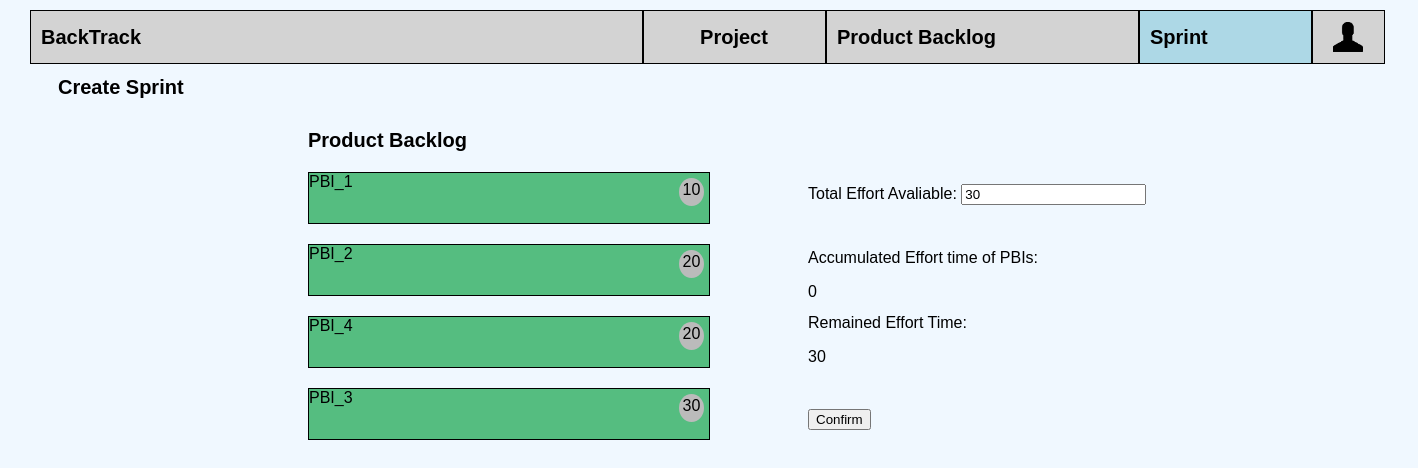
The page /sprints/createsprint on the database as committed earlier.
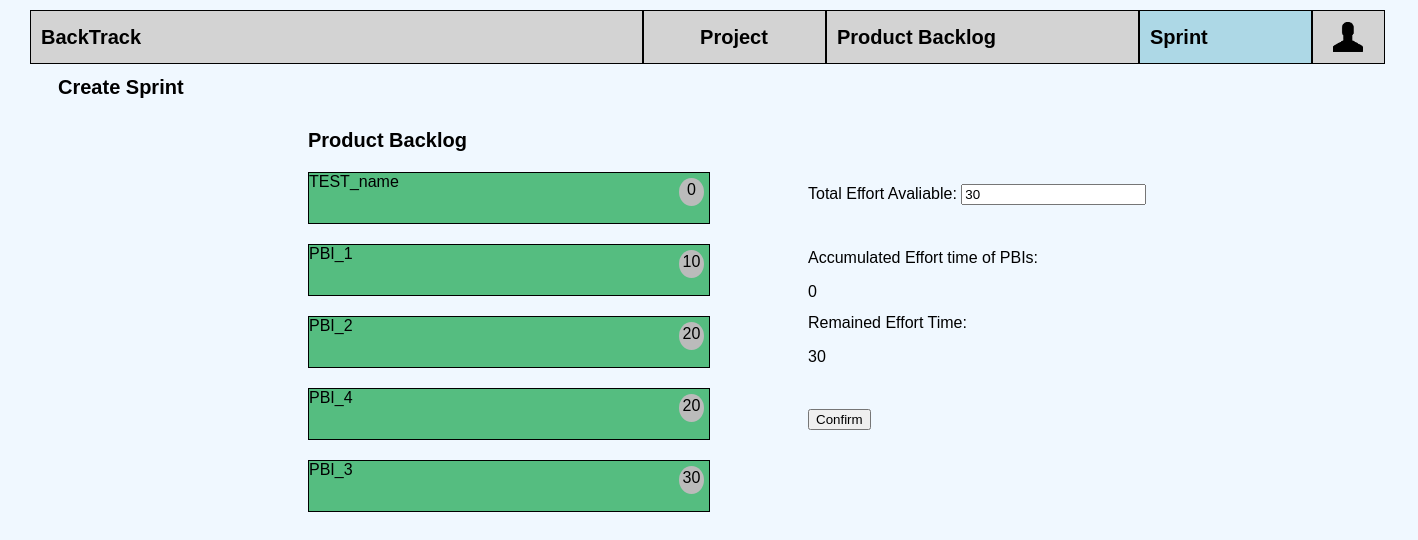
The same page on the database as committed later.
### sprints/models.py (models this page shows, shortened)
class PBI(models.Model):
    project = models.ForeignKey(Project, on_delete=models.CASCADE, null=True, blank=True)
    description = models.CharField(max_length=200)
    id = models.AutoField(primary_key=True)
    STATUS = (('NS', 'Not started'), ('IP', 'In progress'), ('C', 'Complete'), ('NF', 'Not Finished'))
    status = models.CharField(max_length=10, choices=STATUS, default='NS')
    sprint = models.ForeignKey(SprintBacklog, null=True, on_delete=models.SET_NULL, blank=True)
    estimated_efforts = models.IntegerField(null=True)
    remainStory = models.IntegerField(null=True, default=10)
    priority=models.IntegerField(default=0)
    objects = models.Manager()
    remaining_efforts=models.IntegerField(null=True)
    cumulative_storypoint=models.IntegerField(null=True, default=0, blank=True)
    class Meta:
        ordering = ['priority']

### sprints/views.py (the view)
# urls.py: path('createsprint',views.SprintCreate.as_view(), name='createsprints'),
class SprintCreate(TemplateView):
    template_name = "sprints/createsprint.html"
    def get_context_data(self, **kwargs):
        context = super().get_context_data(**kwargs)
        pbi_list=PBI.objects.order_by('priority')
        context['pbi_list']=list(filter(lambda x: x.status=="NS",pbi_list))
        return context

### templates/sprints/createsprint.html (shortened to what this page needs)
{% extends 'base.html' %}
{% block content %}
<div class="panel">
        <div id="creating" style="display: block;">
            <form id="form" action="createspri/" method="post" onsubmit="formsubmit()">
            <div class="title">Create Sprint</div>
            <div id="notselected" class="thediv">
                <div class="title">Product Backlog</div>
                {% for pbi in pbi_list %}
                <div class="pbi" onclick="pbiselected(event)" id="{{pbi.id}}">{{pbi.description}}
                    <span class="initEsti circle" style="float:right;text-align: center;padding-top:3px;margin-top: 5px">
                            {{pbi.estimated_efforts }}
                    </span>
                </div>
                {%empty%}
                <div>No PBI yet.</div>
                {% endfor %}
            </div>
            <div class="thediv right" onload="update()">
                <div>Total Effort Avaliable: <input id="ini" type="text" name="initialEf" value="30" onblur="update()"></div>
                <div>Accumulated Effort time of PBIs:<p id="Accumulated"> 0</p></div>
                <div>Remained Effort Time:<p id="remained"> 30</p></div>
                <input type="submit" value="Confirm" id="confirmBtn" >
            </div>
        </form>
        </div>
</div>
{% endblock %}

Rows that differ between the two databases and show on the page:
added PBI: description "TEST_name", estimated_efforts "0"
